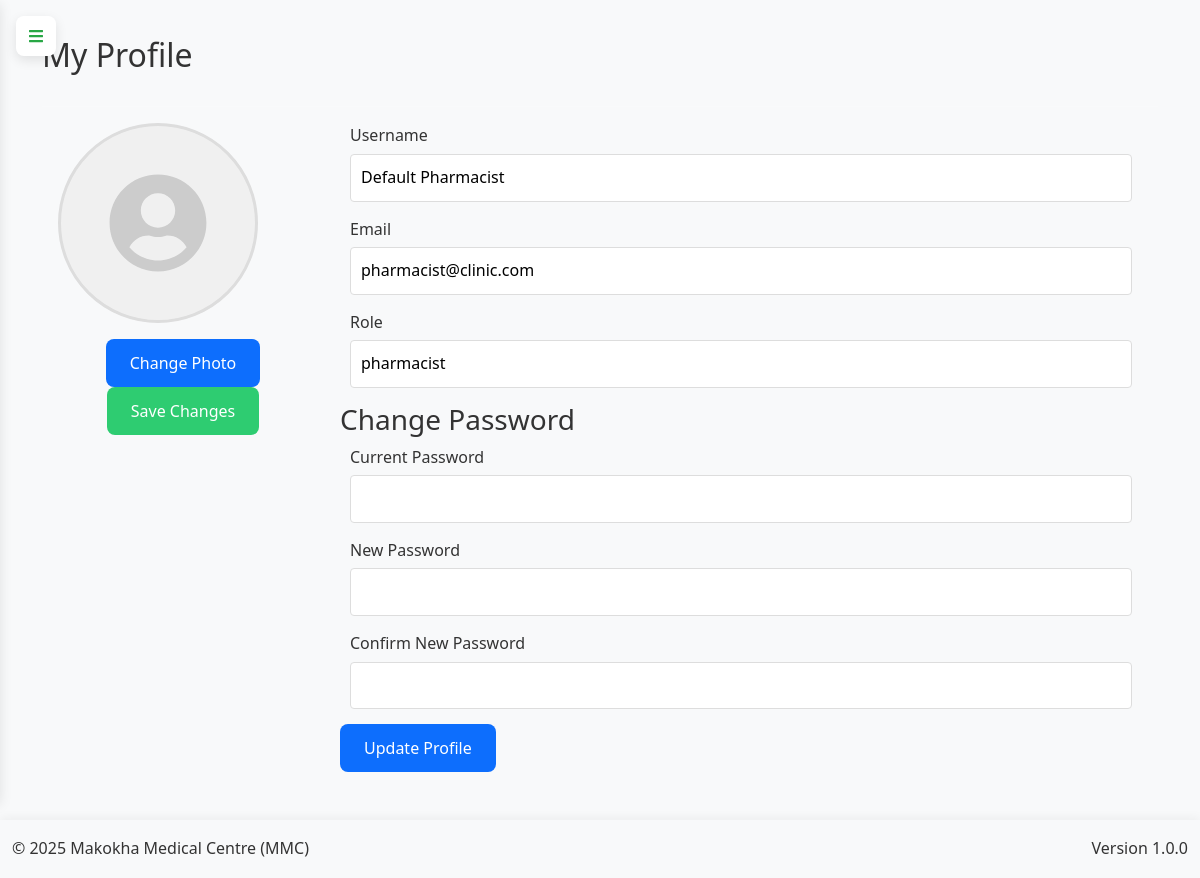
The page /profile (signed in) on the database its author committed.
### app.py (models this page shows, shortened)
class User(db.Model, UserMixin):
    __tablename__ = 'user'
    id = db.Column(db.Integer, primary_key=True)
    username = db.Column(db.String(50), unique=True, nullable=False)
    email = db.Column(db.String(100), unique=True, nullable=False)
    password = db.Column(db.String(200), nullable=False)
    role = db.Column(db.String(20), nullable=False, default='user')
    is_active = db.Column(db.Boolean, default=True)
    last_login = db.Column(db.DateTime)
    profile_picture = db.Column(db.String(255))
    created_at = db.Column(db.DateTime, default=lambda: datetime.now(timezone.utc))
    updated_at = db.Column(db.DateTime, default=lambda: datetime.now(timezone.utc), onupdate=lambda: datetime.now(timezone.utc))
    generated_summaries = db.relationship('PatientSummary', back_populates='generator', lazy=True)

### app.py (the view, shortened to what this page needs)
@app.route('/profile', methods=['GET', 'POST'])
@login_required
def profile():
    return render_template('profile.html', user=current_user)

### app.py (called while the page is built, shortened)
@app.before_request
def initialize_data():
    global _first_request
    if not _first_request:
        return

@app.context_processor
def inject_current_date():
    return {'current_date': date.today().strftime('%Y-%m-%d')}

@app.context_processor
def inject_csrf_token():
    return dict(csrf_token=generate_csrf)

@app.context_processor
def utility_processor():
    def decrypt_data(encrypted_data):
        if not encrypted_data:
            return ""
        try:
            return Config.decrypt_data_static(encrypted_data)
        except:
            return "[Decryption Error]"
    return dict(decrypt_data=decrypt_data)

    @login_manager.user_loader
    def load_user(user_id):
        return db.session.get(User, int(user_id))

### templates/profile.html (shortened to what this page needs)
{% extends "base.html" %}
{% block content %}
<div class="container">
    <h2>My Profile</h2>
    <div class="profile-section">
        <div class="profile-picture-container">
            {% if user.profile_picture %}
                <img src="{{ url_for('static', filename=user.profile_picture) }}" alt="Profile Picture" class="profile-picture">
            {% else %}
                <div class="profile-picture-placeholder">
                    <i class="fas fa-user-circle"></i>
                </div>
            {% endif %}
            <form method="POST" enctype="multipart/form-data" class="profile-picture-form">
                <label for="profile_picture" class="btn btn-primary">Change Photo</label>
                <button type="submit" class="btn btn-success">Save Changes</button>
            </form>
        </div>
        <div class="profile-details">
            <form method="POST">
                <div class="form-group">
                    <label for="username">Username</label>
                    <input type="text" id="username" name="username" value="{{ user.username }}" required>
                </div>
                <div class="form-group">
                    <label for="email">Email</label>
                    <input type="email" id="email" name="email" value="{{ user.email }}" required>
                </div>
                <div class="form-group">
                    <label for="role">Role</label>
                    <input type="text" id="role" value="{{ user.role }}" readonly>
                </div>
                <h3>Change Password</h3>
                <div class="form-group">
                    <label for="current_password">Current Password</label>
                    <input type="password" id="current_password" name="current_password">
                </div>
                <div class="form-group">
                    <label for="new_password">New Password</label>
                    <input type="password" id="new_password" name="new_password">
                </div>
                <div class="form-group">
                    <label for="confirm_password">Confirm New Password</label>
                    <input type="password" id="confirm_password" name="confirm_password">
                </div>
                <button type="submit" class="btn btn-primary">Update Profile</button>
            </form>
        </div>
    </div>
</div>
{% endblock %}

### static/css/style.css (style rules this page uses)
:root { --primary-color: #3498db; --secondary-color: #2980b9; --success-color: #2ecc71; --danger-color: #e74c3c; --warning-color: #f39c12; --info-color: #1abc9c; --light-color: #ecf0f1; --dark-color: #2c3e50; --gray-color: #95a5a6; --white-color: #ffffff; --black-color: #000000; --sidebar-width: 250px; --sidebar-collapsed-width: 0; --top-bar-height: 60px; --shadow: 0 2px 10px rgba(0, 0, 0, 0.1); --transition: all 0.3s ease; }
* { margin: 0; padding: 0; box-sizing: border-box; font-family: 'Segoe UI', Tahoma, Geneva, Verdana, sans-serif; }
.btn { position: relative; z-index: auto; }
body { background-color: #f5f6fa; color: #333; line-height: 1.6; overflow-x: hidden; }
button, input, select, textarea { font-family: inherit; font-size: inherit; }
.btn { display: inline-block; padding: 8px 16px; border: none; border-radius: 4px; background-color: var(--primary-color); color: white; cursor: pointer; transition: var(--transition); }
.btn-primary { background-color: var(--primary-color); }
.btn-success { background-color: var(--success-color); }
.form-group { margin-bottom: 15px; }
.form-group label { display: block; margin-bottom: 5px; font-weight: 500; }
.form-group input { width: 100%; padding: 10px; border: 1px solid #ddd; border-radius: 4px; font-size: 1rem; }
.form-group { flex: 1; min-width: 200px; padding: 0 10px; margin-bottom: 15px; }

### templates/base.html (style rules this page uses)
:root { --sidebar-width: 260px; --sidebar-collapsed-width: 0px; --primary-color: #0d6efd; --primary-dark: #0a58ca; --secondary-color: #6c757d; --header-height: 60px; --transition-speed: 0.3s; --border-color: rgba(255, 255, 255, 0.1); --table-blue: #0d6efd; --table-white: #ffffff; --hamburger-red: #038d38ff; --hamburger-green: #28a745; --bg-light: #f8f9fa; --text-dark: #212529; --shadow: 0 4px 12px rgba(0, 0, 0, 0.1); --radius: 8px; }
body { background-color: var(--bg-light); font-family: 'Segoe UI', Tahoma, Geneva, Verdana, sans-serif; line-height: 1.6; padding-top: 20px; }
.profile-section { margin-top: auto; border-top: 1px solid var(--border-color); padding: 1rem; }
.btn { border-radius: var(--radius); padding: 0.75rem 1.5rem; font-weight: 500; transition: all 0.3s; }
.btn-primary { background-color: var(--primary-color); border-color: var(--primary-color); }

### templates/profile.html (style rules this page uses)
.profile-section { display: flex; gap: 2rem; margin-top: 2rem; }
.profile-picture-container { flex: 0 0 250px; text-align: center; }
.profile-picture-placeholder { width: 200px; height: 200px; border-radius: 50%; background-color: #f0f0f0; display: flex; align-items: center; justify-content: center; font-size: 100px; color: #ccc; border: 3px solid #ddd; }
.profile-details { flex: 1; }
.profile-picture-form { margin-top: 1rem; }

### rows shown on the page
User: username "Default Pharmacist", email "pharmacist@clinic.com", role "pharmacist"
